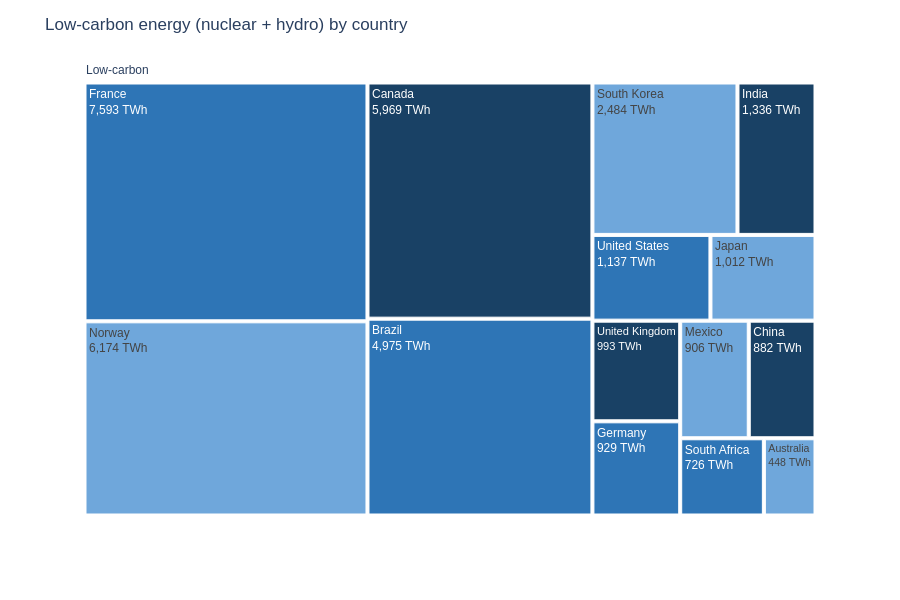

The code cell stored with this chart in its notebook:
### Code cell
# Treemap
fig = px.treemap(
    low_carbon,
    path=[px.Constant('Low-carbon'), 'Country'],
    values='TWh',
    color_discrete_sequence=['#2E75B6'],
    labels={'TWh': 'Energy (TWh)'},
    height=600,
    template='plotly_white'
)

fig.update_traces(
    textinfo='label+value',
    texttemplate='%{label}<br>%{value:,.0f} TWh',
    hovertemplate='<b>%{label}</b><br>%{value:,.0f} TWh'
)

fig.update_layout(
    title='Low-carbon energy (nuclear + hydro) by country',
    font=dict(family='Arial', size=12)
)

fig.show()

### Figure 1 — Plotly figure (JSON) as saved in the notebook; plotly's stock layout.template omitted (floating-point values rounded to 4 significant figures)
{"data": [{"branchvalues": "total", "domain": {"x": [0, 1], "y": [0, 1]}, "hovertemplate": "<b>%{label}</b><br>%{value:,.0f} TWh", "ids": ["Low-carbon/France", "Low-carbon/Norway", "Low-carbon/Canada", "Low-carbon/Brazil", "Low-carbon/South Korea", "Low-carbon/India", "Low-carbon/United States", "Low-carbon/Japan", "Low-carbon/United Kingdom", "Low-carbon/Germany", "Low-carbon/Mexico", "Low-carbon/China", "Low-carbon/South Africa", "Low-carbon/Australia", "Low-carbon"], "labels": ["France", "Norway", "Canada", "Brazil", "South Korea", "India", "United States", "Japan", "United Kingdom", "Germany", "Mexico", "China", "South Africa", "Australia", "Low-carbon"], "name": "", "parents": ["Low-carbon", "Low-carbon", "Low-carbon", "Low-carbon", "Low-carbon", "Low-carbon", "Low-carbon", "Low-carbon", "Low-carbon", "Low-carbon", "Low-carbon", "Low-carbon", "Low-carbon", "Low-carbon", ""], "textinfo": "label+value", "texttemplate": "%{label}<br>%{value:,.0f} TWh", "type": "treemap", "values": [7593.0, 6174.0, 5969.0, 4975.0, 2484.0, 1336.0, 1137.0, 1012.0, 993.0, 929.0, 906.0, 882.0, 726.0, 448.0, 35560.0]}], "layout": {"font": {"family": "Arial", "size": 12}, "height": 600, "legend": {"tracegroupgap": 0}, "margin": {"t": 60}, "title": {"text": "Low-carbon energy (nuclear + hydro) by country"}, "treemapcolorway": ["#2E75B6"]}}
